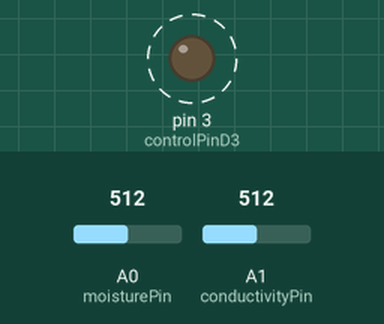
Simulated run of this sketch. Board: Arduino Uno, built with avr-gcc and run on an emulated ATmega328P. Parts: output pins drawn as LEDs (lit = HIGH). Dashed ring = blinking. Inputs (shaded band) come from the test bench; at power-on: A0 (moisturePin) = 512, A1 (conductivityPin) = 512. What the sketch prints to the serial monitor is not drawn.

Above: at 2.2 s.
2.3 s: A0 (moisturePin) set to 105
7.1 s: A0 (moisturePin) set to 91
Timing chart, 0 to 16.6 s (numbered marks = the images above; inputs shaded):
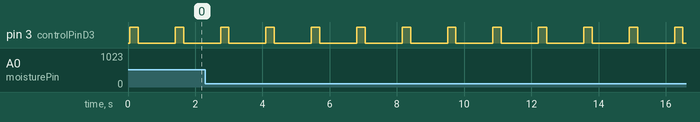

The sketch:

SENSOR.ino
```cpp
// Project: Moisture and EC Meter
const int moisturePin = A0;
const int conductivityPin = A1;
const int controlPinD3 = 3;

void setup() {
  Serial.begin(9600);

  pinMode(controlPinD3, OUTPUT);
  digitalWrite(controlPinD3, LOW);
}

void loop() {
  digitalWrite(controlPinD3, LOW);
  pinMode(conductivityPin, INPUT);
  delay(50);
  int moistureReading = analogRead(moisturePin);

  digitalWrite(controlPinD3, HIGH);
  delay(250);
  int ecReading = analogRead(conductivityPin);

  digitalWrite(controlPinD3, LOW);
  delay(50);

  Serial.print("Moisture (A0): ");
  Serial.print(moistureReading);
  Serial.print("  |  Conductivity (A1): ");
  Serial.println(ecReading);

  delay(1000);
}
// created by: Sergio Emanuel Armenta Manjarrez
```

Measured:
- by itself, pin 3 (controlPinD3): alternates HIGH for 0.25 s and LOW for 1.1 s
